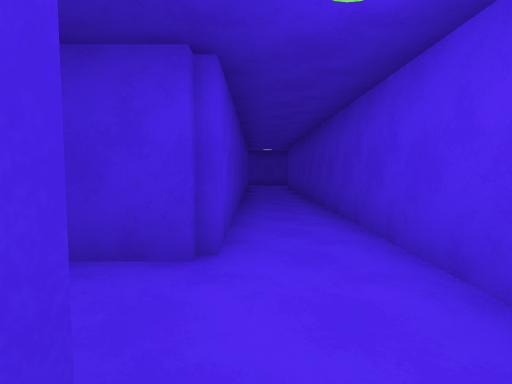
View 1 (above)

24 first-person views from a walk through a 3-D level made in the Unity game engine. The camera is 1.4 m above the floor, tilts 4° down and sees 80° across. The floor is counted in squares, 2 m on a side. Each view is taken from the middle of a square. On the plan, view 1 faces up. The plan holds only what a view shows up to about 10 squares ahead; the rest is blank. The place goes on beyond the plan. The player is left out.

View 2
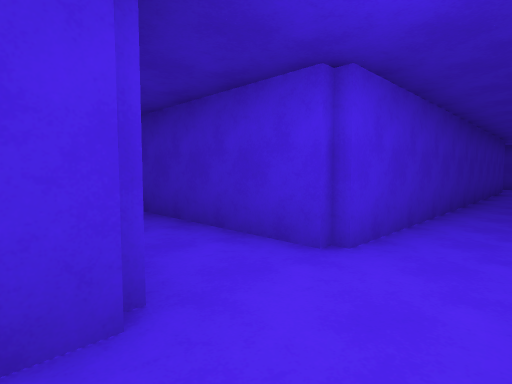

View 3
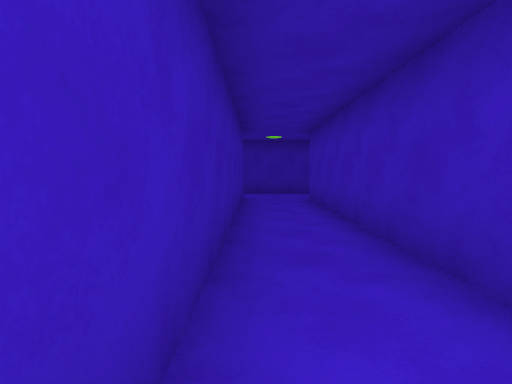

View 4
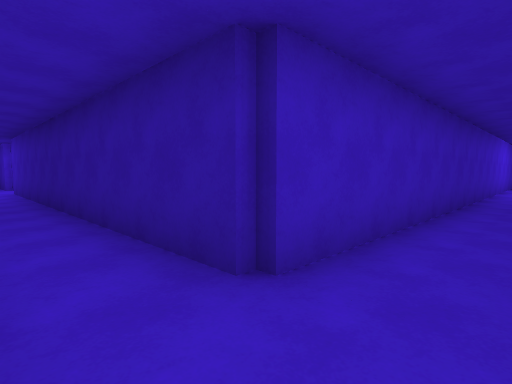

View 5
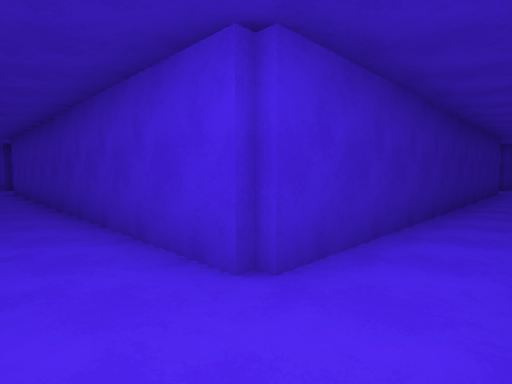

View 6
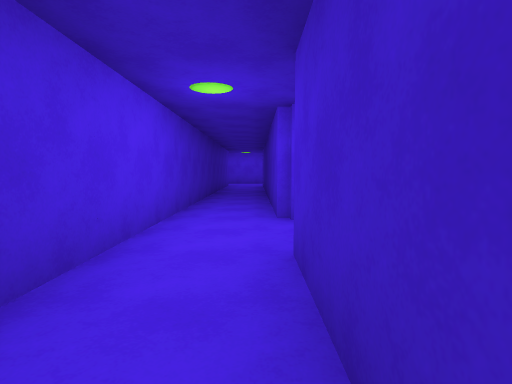

View 7
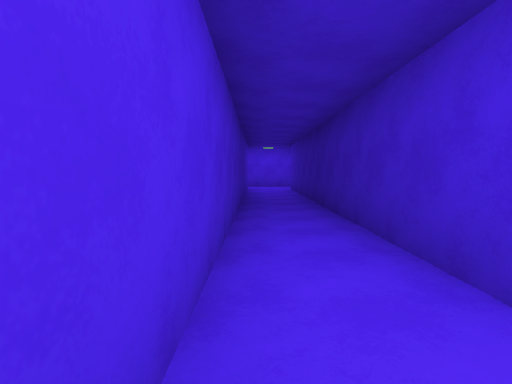

View 8
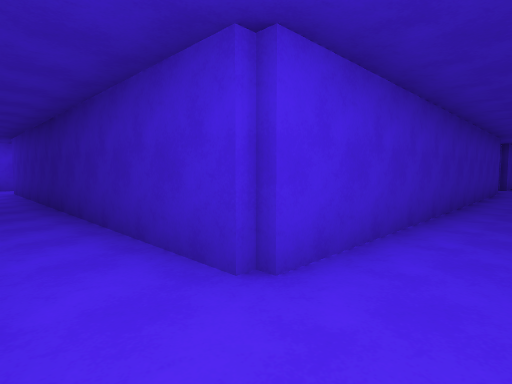

View 9
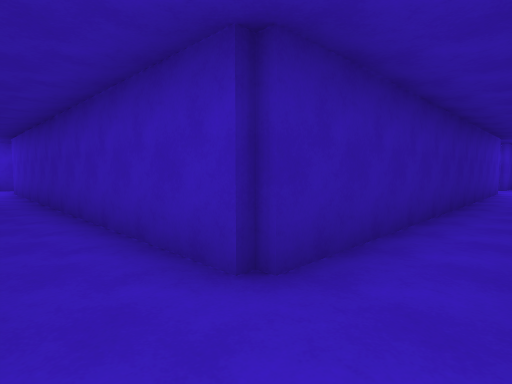

View 10
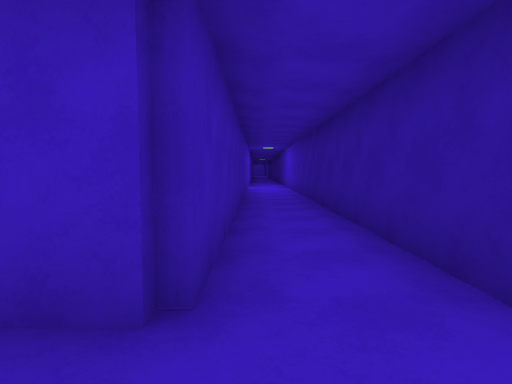

View 11
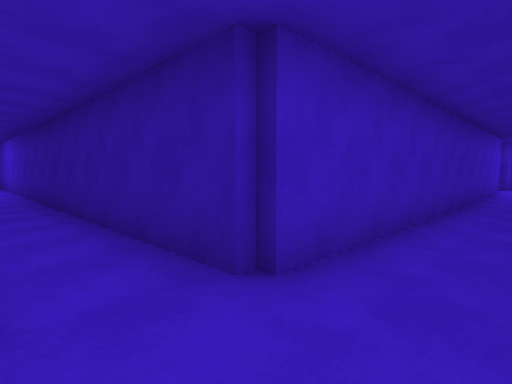

View 12
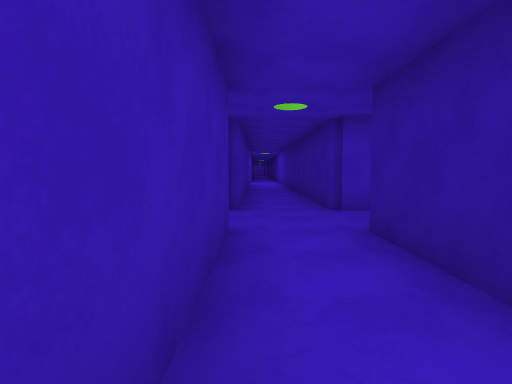

View 13
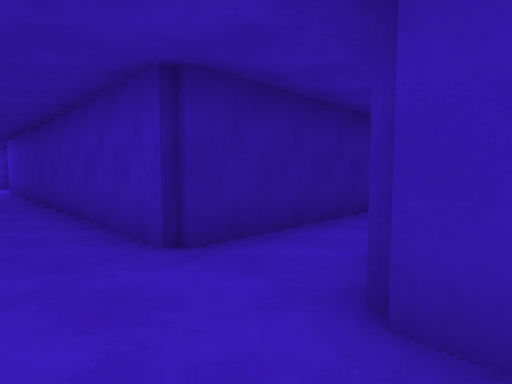

View 14
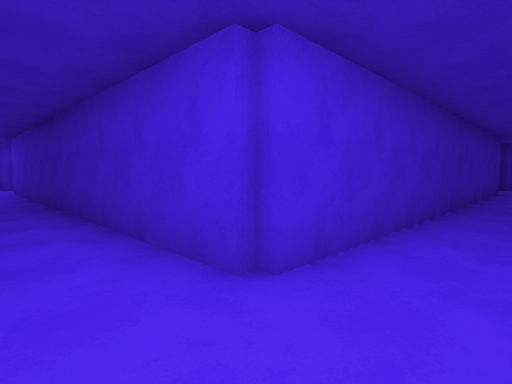

View 15
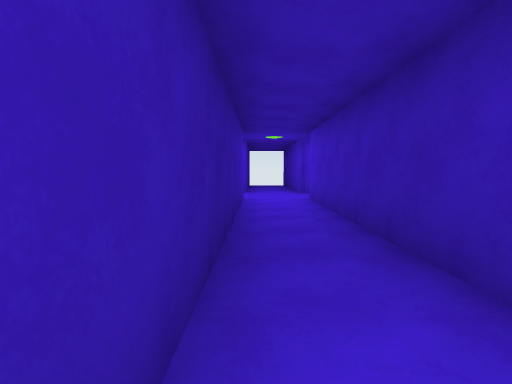

View 16
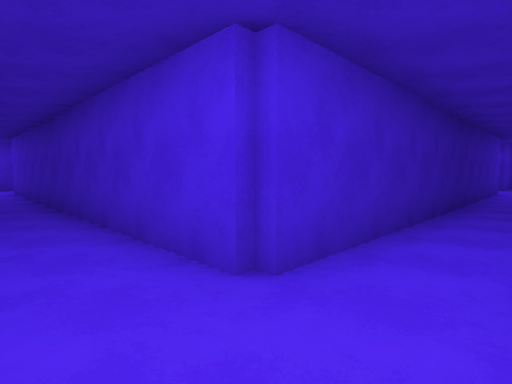

View 17
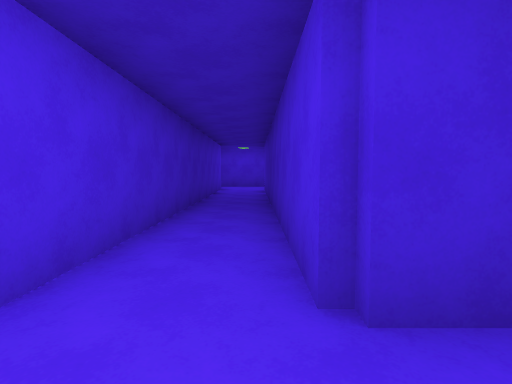

View 18
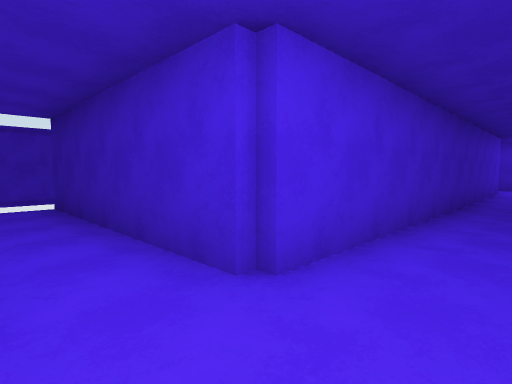

View 19
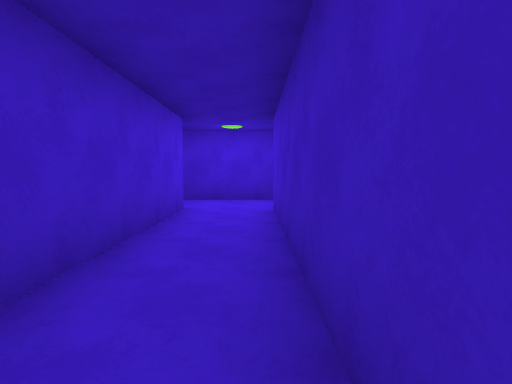

View 20
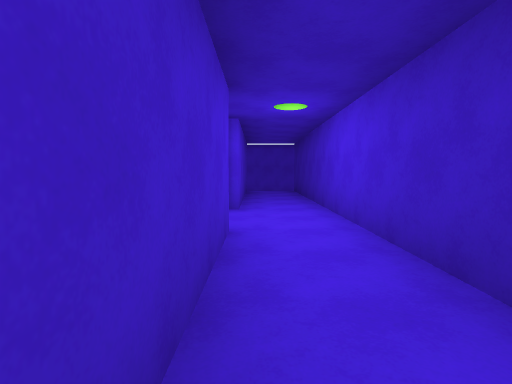

View 21
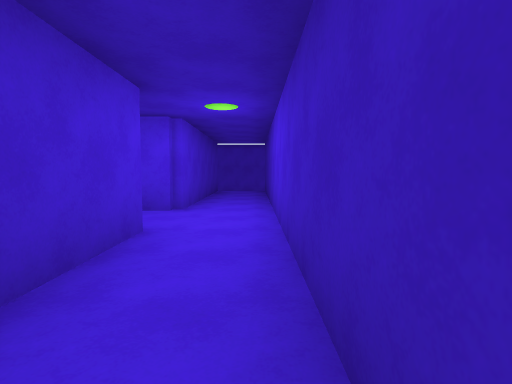

View 22
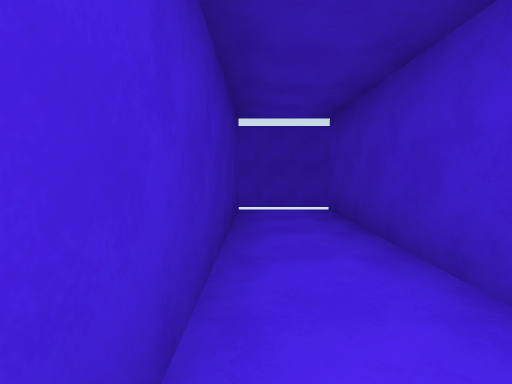

View 23
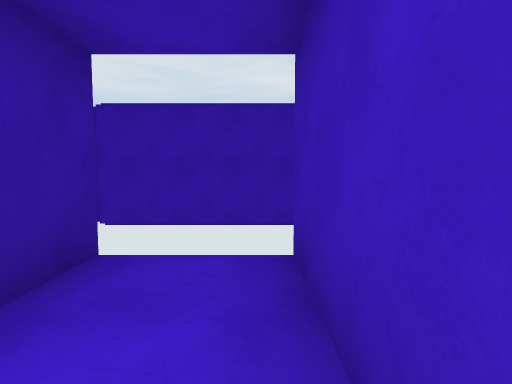

View 24
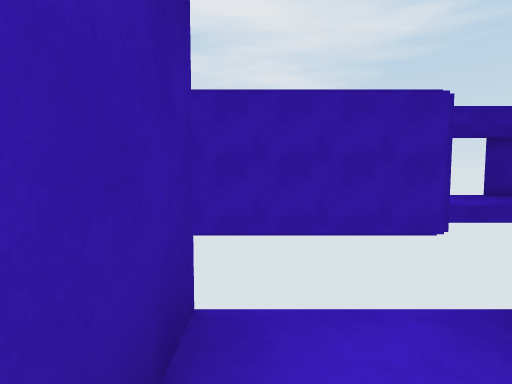

### Floor plan
Points are (right, up) in squares from view 1. A wall is a line through its corners. A room is listed if a view was taken in it or the views show most of it. See-through windows are left out.
Room 1 (views 1, 2, 3, 4, 5, 6, 7, 8, 9, 10, 11, 12, 13, 14, 15, 16, 17, 18, 19, 20, 21, 22, 23, 24)
walls: (7.9, 0.7) (11.7, 0.7) (11.7, -9.7) (1.5, -9.7); (1.3, 1.1) (1.3, 12.7) (11.7, 12.7) (11.7, 2.3) (8.2, 2.3); (-0.3, 0.6) (-0.3, 0); (13.3, -9.5) (13.3, 0.7) (21.5, 0.7); (-0.5, -9.7) (-1, -9.7); (1.5, -11.3) (11.7, -11.3) (11.7, -21.7) (6.5, -21.7); (-0.3, 12.5) (-0.3, 2.3) (-4.1, 2.3); (1.8, 14.3) (-0.4, 14.3); (21.5, 2.3) (13.3, 2.3) (13.3, 12.7) (21.5, 12.7); (-0.3, -16) (-0.3, -16.5) (-0.8, -16.5); (20.9, 14.3) (10.5, 14.3); (6.5, -23.3) (18, -23.3); (17.9, -21.7) (13.3, -21.7) (13.3, -11.3) (18.5, -11.3)

Where each view was taken, in squares from view 1:
view 1: 0 up, 0 right, facing up
view 2: 0 up, 1 right, facing up-left
view 3: 5 up, 0 right, facing up
view 4: 14 up, 0 right, facing down-right
view 5: 14 up, 13 right, facing down-left
view 6: 13 up, 9 right, facing right
view 7: 14 up, 12 right, facing right
view 8: 14 up, 12 right, facing down-right
view 9: 1 up, 12 right, facing up-right
view 10: 2 up, 12 right, facing right
view 11: 2 up, 12 right, facing down-right
view 12: 2 up, 8 right, facing right
view 13: 3 up, 13 right, facing down-left
view 14: 11 down, 13 right, facing up-left
view 15: 11 down, 9 right, facing left
view 16: 10 down, 13 right, facing down-left
view 17: 10 down, 12 right, facing down
view 18: 10 down, 12 right, facing down-right
view 19: 16 down, 12 right, facing down
view 20: 22 down, 8 right, facing right
view 21: 23 down, 8 right, facing right
view 22: 23 down, 12 right, facing left
view 23: 22 down, 9 right, facing left
view 24: 23 down, 8 right, facing left
